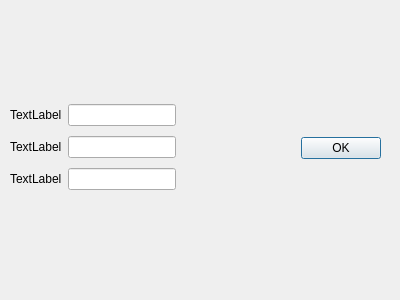
<?xml version="1.0" encoding="UTF-8"?>
<ui version="4.0">
 <class>AnswerDialog</class>
 <widget class="QDialog" name="AnswerDialog">
  <property name="geometry">
   <rect>
    <x>0</x>
    <y>0</y>
    <width>400</width>
    <height>300</height>
   </rect>
  </property>
  <property name="windowTitle">
   <string>Dialog</string>
  </property>
  <widget class="QWidget" name="layoutWidget">
   <property name="geometry">
    <rect>
     <x>10</x>
     <y>100</y>
     <width>371</width>
     <height>97</height>
    </rect>
   </property>
   <layout class="QHBoxLayout" name="horizontalLayout_4">
    <item>
     <layout class="QVBoxLayout" name="verticalLayout">
      <item>
       <layout class="QHBoxLayout" name="horizontalLayout">
        <item>
         <widget class="QLabel" name="answerLabel1">
          <property name="text">
           <string>TextLabel</string>
          </property>
         </widget>
        </item>
        <item>
         <widget class="QLineEdit" name="answerField1">
          <property name="readOnly">
           <bool>true</bool>
          </property>
         </widget>
        </item>
       </layout>
      </item>
      <item>
       <layout class="QHBoxLayout" name="horizontalLayout_2">
        <item>
         <widget class="QLabel" name="answerLabel2">
          <property name="text">
           <string>TextLabel</string>
          </property>
         </widget>
        </item>
        <item>
         <widget class="QLineEdit" name="answerField2">
          <property name="readOnly">
           <bool>true</bool>
          </property>
         </widget>
        </item>
       </layout>
      </item>
      <item>
       <layout class="QHBoxLayout" name="horizontalLayout_3">
        <item>
         <widget class="QLabel" name="answerLabel3">
          <property name="text">
           <string>TextLabel</string>
          </property>
         </widget>
        </item>
        <item>
         <widget class="QLineEdit" name="answerField3">
          <property name="readOnly">
           <bool>true</bool>
          </property>
         </widget>
        </item>
       </layout>
      </item>
     </layout>
    </item>
    <item>
     <spacer name="horizontalSpacer">
      <property name="orientation">
       <enum>Qt::Horizontal</enum>
      </property>
      <property name="sizeHint" stdset="0">
       <size>
        <width>40</width>
        <height>20</height>
       </size>
      </property>
     </spacer>
    </item>
    <item>
     <widget class="QPushButton" name="okButton">
      <property name="text">
       <string>OK</string>
      </property>
     </widget>
    </item>
   </layout>
  </widget>
 </widget>
 <resources/>
 <connections/>
</ui>
